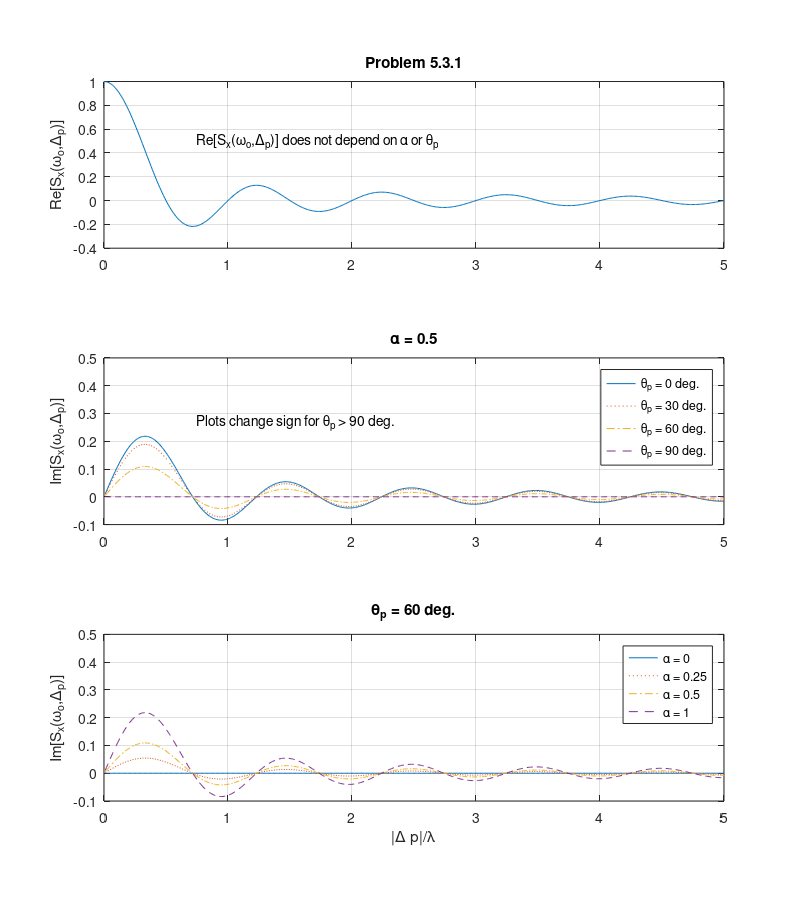

This figure's MATLAB source:
%%%%%%%%%%%%%%%%%%%%%%%%%%%%%%%%
% problem 5.3.1
% K. Bell 10/23/98
% updated by K. Bell 11/20/03
% Function called: sinc
%%%%%%%%%%%%%%%%%%%%%%%%%%%%%%%%

dp = [0:0.01:5];
SR = sinc(2*dp);

figure(1)
clf
subplot(3,1,1)
plot(dp,SR)
%xlabel('|\Delta p|/\lambda')
ylabel('Re[S_x(\omega_o,\Delta_p)]')
title('Problem 5.3.1')
grid on
text(0.75,0.5,'Re[S_x(\omega_o,\Delta_p)] does not depend on \alpha or \theta_p')


alpha = 0.5;
theta_p = [0 pi/6 pi/3 pi/2].';
SI = alpha*cos(theta_p)*((sinc(2*dp)-cos(2*pi*dp))./(2*pi*dp));
%SI = ones(5,1)*sinc(2*dp);
%SI = ones(5,1)*cos(2*pi*dp);
subplot(3,1,2)
h1=plot(dp,SI(1,:),'-');
hold on
h2=plot(dp,SI(2,:),':');
h3=plot(dp,SI(3,:),'-.');
h4=plot(dp,SI(4,:),'--');
hold off
legend([h1 h2 h3 h4],['\theta_p = ' num2str(180*theta_p(1)/pi) ' deg.'],...
   ['\theta_p = ' num2str(180*theta_p(2)/pi) ' deg.'],...
   ['\theta_p = ' num2str(180*theta_p(3)/pi) ' deg.'],...
   ['\theta_p = ' num2str(180*theta_p(4)/pi) ' deg.']);
%xlabel('|\Delta p|/\lambda')
ylabel('Im[S_x(\omega_o,\Delta_p)]')
title(['\alpha = ' num2str(alpha)])
axis([min(dp) max(dp) -0.1 0.5])
text(0.75,0.27,'Plots change sign for \theta_p > 90 deg.')
grid on

alpha = [0 0.25 0.5 1].';
theta_p = pi/3;
SI = alpha*cos(theta_p)*((sinc(2*dp)-cos(2*pi*dp))./(2*pi*dp));
subplot(3,1,3)
h1=plot(dp,SI(1,:),'-');
hold on
h2=plot(dp,SI(2,:),':');
h3=plot(dp,SI(3,:),'-.');
h4=plot(dp,SI(4,:),'--');
hold off
legend([h1 h2 h3 h4],['\alpha = ' num2str(alpha(1))],['\alpha = ' num2str(alpha(2))],...
   ['\alpha = ' num2str(alpha(3))],['\alpha = ' num2str(alpha(4))]);
xlabel('|\Delta p|/\lambda')
ylabel('Im[S_x(\omega_o,\Delta_p)]')
title(['\theta_p = ' num2str(180*theta_p/pi) ' deg.'])
grid on
  axis([min(dp) max(dp) -0.1 0.5])
 
set(gcf,'Paperposition',[0.25 1 8 9])


